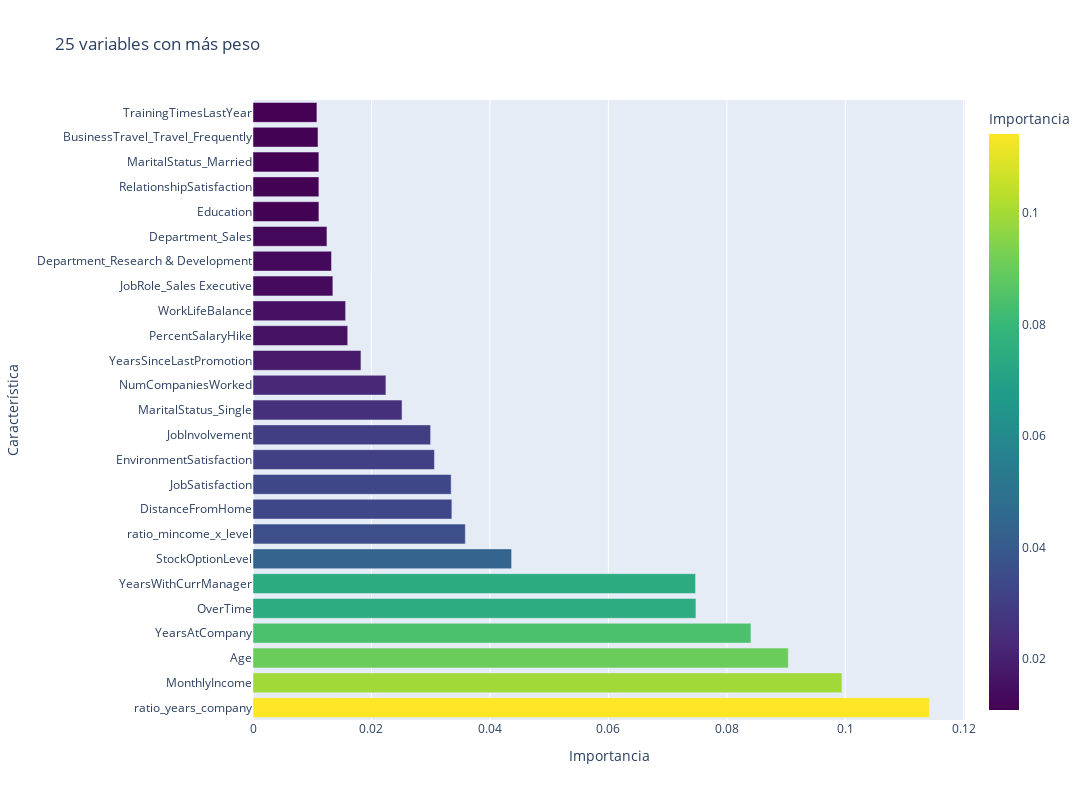

The notebook cell saved with this chart:
### Code cell
fi = get_feature_importances(model, X_train)
gr = show_feature_importances(fi)
gr

### Figure 1 — Plotly figure (JSON) as saved in the notebook; plotly's stock layout.template omitted (floating-point values rounded to 4 significant figures)
{"data": [{"hovertemplate": "Importancia=%{marker.color}<br>Característica=%{y}<extra></extra>", "legendgroup": "", "marker": {"color": [0.1142, 0.09943, 0.09037, 0.08407, 0.07478, 0.07472, 0.04366, 0.03585, 0.03357, 0.03346, 0.03064, 0.02999, 0.02516, 0.02244, 0.01823, 0.01599, 0.01564, 0.01348, 0.01325, 0.01249, 0.01113, 0.01112, 0.01112, 0.01098, 0.01079], "coloraxis": "coloraxis", "pattern": {"shape": ""}}, "name": "", "orientation": "h", "showlegend": false, "textposition": "auto", "type": "bar", "x": [0.1142, 0.09943, 0.09037, 0.08407, 0.07478, 0.07472, 0.04366, 0.03585, 0.03357, 0.03346, 0.03064, 0.02999, 0.02516, 0.02244, 0.01823, 0.01599, 0.01564, 0.01348, 0.01325, 0.01249, 0.01113, 0.01112, 0.01112, 0.01098, 0.01079], "xaxis": "x", "y": ["ratio_years_company", "MonthlyIncome", "Age", "YearsAtCompany", "OverTime", "YearsWithCurrManager", "StockOptionLevel", "ratio_mincome_x_level", "DistanceFromHome", "JobSatisfaction", "EnvironmentSatisfaction", "JobInvolvement", "MaritalStatus_Single", "NumCompaniesWorked", "YearsSinceLastPromotion", "PercentSalaryHike", "WorkLifeBalance", "JobRole_Sales Executive", "Department_Research & Development", "Department_Sales", "Education", "RelationshipSatisfaction", "MaritalStatus_Married", "BusinessTravel_Travel_Frequently", "TrainingTimesLastYear"], "yaxis": "y"}], "layout": {"barmode": "relative", "coloraxis": {"colorbar": {"title": {"text": "Importancia"}}, "colorscale": [[0, "#440154"], [0.1111, "#482878"], [0.2222, "#3e4989"], [0.3333, "#31688e"], [0.4444, "#26828e"], [0.5556, "#1f9e89"], [0.6667, "#35b779"], [0.7778, "#6ece58"], [0.8889, "#b5de2b"], [1, "#fde725"]]}, "height": 800, "legend": {"tracegroupgap": 0}, "title": {"text": "25 variables con más peso"}, "width": 1200, "xaxis": {"anchor": "y", "domain": [0, 1], "title": {"text": "Importancia"}}, "yaxis": {"anchor": "x", "domain": [0, 1], "title": {"text": "Característica"}}}}
